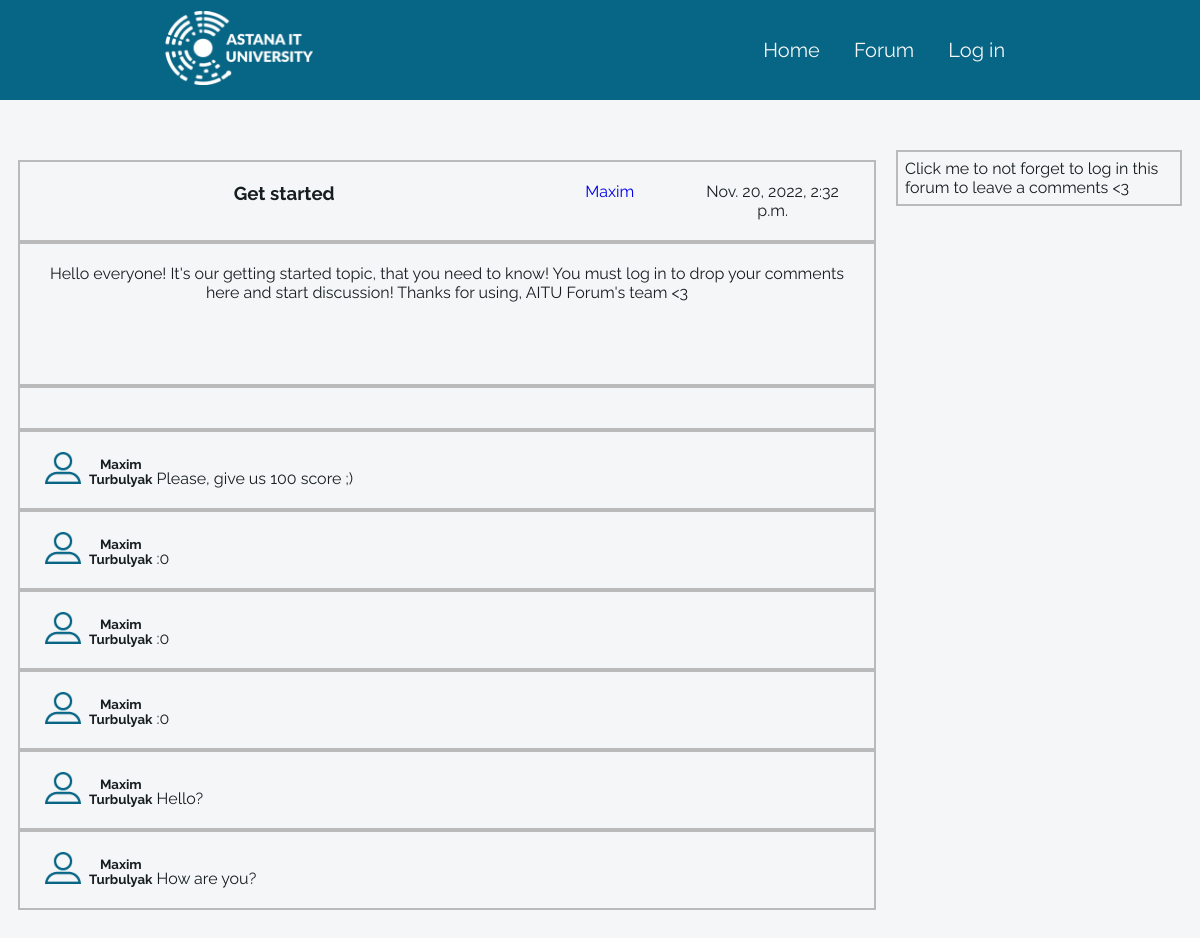
Screenshot of /forum/1 with the database file from the repository.
### forum/models.py (models this page shows, shortened)
class Topic(models.Model):
    main_topic = models.ForeignKey(MainTopic, on_delete=models.CASCADE)
    date = models.DateTimeField(auto_now=True)
    title = models.CharField(max_length=200, null=True)
    text = models.TextField(max_length=2000, default="Topic body")
    author = models.ForeignKey(Profile, on_delete=models.SET_DEFAULT, default="DELETED")
    Closed = models.BooleanField(default=False)
    accepted = models.BooleanField(default=False)

class Comment(models.Model):
    topic = models.ForeignKey(Topic, on_delete=models.CASCADE)
    date = models.DateTimeField(auto_now=True)
    reply = models.ForeignKey("self", on_delete=models.SET_DEFAULT, default=None, blank=True, null=True)
    author = models.ForeignKey(Profile, on_delete=models.SET_DEFAULT, default="DELETED")
    text = models.TextField(max_length=20000)

### profiles/models/profiles.py (models this page shows, shortened)
class Profile(models.Model):
    first_name = models.CharField(max_length=100)
    last_name = models.CharField(max_length=100)
    email = models.CharField(max_length=100)
    login = models.CharField(max_length=100)
    password = models.CharField(max_length=100)

### forum/views.py (the view, shortened to what this page needs)
# urls.py: path('forum/<int:topic_id>', forum_person),
def forum_person(request,  topic_id):
    if request.method == "GET":
        try:
            topic = Topic.objects.get(id__exact=topic_id)
        except:
            raise Http404()
        comments = Comment.objects.filter(topic__exact=topic)
        if len(comments) == 0:
            comments = []
        form = SendComment(label_suffix=None)
        return render(request, 'forum_person.html', {"comments": comments, "topic": topic,
                                                     "login": bool(request.session.get('login', False)),
                                                     "first_name": request.session.get('first_name', ''),
                                                     "last_name": request.session.get('last_name', ''),
                                                     "email": request.session.get('email', ''),
                                                     "form": form})

### forum/templates/forum_person.html (shortened to what this page needs)
{% extends 'forum_base.html' %}
{% load static %}
{% block styles %}
    <link rel="stylesheet" href="{% static 'view.css' %}">
{% endblock %}
{% block content %}
    <main>
    <div class="topics">
            <div>
                <h3>{{ topic.title }}</h3>
            </div>
            <div class="snd">
                <a href="{% url 'profile_index' %}/{{ topic.author.login }}"><p>{{ topic.author.first_name }}</p></a>
            </div>
            <div class="snd">
                <p> {{ topic.date }} </p>
            </div>
        </div>
        <div class="topic">
            <p> {{ topic.text | safe }} </p>
        </div>
        <div class="writecomm">
        </div>
        {% for comment in comments %}
            <div class="viewcomm">
                <div class="writecomm">
                    <div class="infosection1">
                        <div class="icon">
                            <img src="{% static 'icon.png' %}">
                        </div>
                        <div class="name">
                            <h5> {{ comment.author.first_name }} <br> {{ comment.author.last_name }}</h5>
                        </div>
                        <div class="commblock">
                            <p> {{ comment.text }} </p>
                        </div>
                    </div>
                </div>
            </div>
        {% endfor %}
    </main>
        <aside>
        <div class="upsidebar">
        {% if login %}
            <div>
                <div class="pfp">
                    <img src="{% static 'icon.png' %}">
                </div>
                <div class="info">
                    <h4> {{ first_name }} {{ last_name }}</h4>
                    <p> {{ email }} </p>
                </div>
            </div>
        {% else %}
            <a href="{% url 'login_page' %}">
                Click me to not forget to log in this forum to leave a comments <3
            </a>
        {% endif %}
        </div>
    </aside>
{% endblock %}

### forum/templates/forum_base.html (shortened to what this page needs)
{% load static %}
<!DOCTYPE html>
<html lang="eng-rus">
    <head>
        <link rel="stylesheet" href="{% static 'forumbase.css' %}">
        {% block styles %}{% endblock %}
    </head>
    <body style="flex-direction: column">
        <header>
            <div class="leftmenu">
                <img src="{% static 'white.png' %}">
            </div>
            <div class="rightmenu">
                <ul>
                    <li><a href="{% url 'index' %}">Home</a></li>
                    <li><a href="{% url 'forum_index' %}">Forum</a></li>
                    {% if login %}
                        <li><a href="{% url 'profile_index' %}">My profile</a></li>
                        <li><a href="{% url 'logout' %}">Log out</a></li>
                    {% else %}
                        <li><a href="{% url 'login_page' %}">Log in</a></li>
                    {% endif %}
                </ul>
            </div>
        </header>
        <div id="content">
            {% block content %}{% endblock %}
        </div>
    </body>
</html>

### static/forumbase.css (style rules this page uses)
* { margin: 0; padding: 0; }
html { height: 100%; }
body { background-color: #f5f6f7; color: #171E20; font-family: 'Raleway', sans-serif; font-size: 16px; }
header { height: 100px; width: 100%; display: flex; justify-content: center; align-items: center; vertical-align: middle; background-color: #076585; }
#content { width: 97%; display: flex; flex-direction: row; justify-content: space-between; }
.leftmenu { margin-right: 450px; }
.leftmenu img { width: 148.34px; height: 74.63px; }
.rightmenu li { display: inline-block; list-style: none; font-size: 20px; margin-right: 30px; font-weight: 400px; }
.rightmenu a { text-decoration: none; color: #f5f6f7; }
main { margin-top: 250px; text-align: center; display: flex; justify-content: center; align-items: center; vertical-align: middle; flex-direction: column; }

### static/view.css (style rules this page uses)
* { margin: 0; padding: 0; }
html { height: 100%; }
body { background-color: #f5f6f7; font-family: 'Raleway', sans-serif; color: #171E20; display: flex; justify-content: center; align-items: center; vertical-align: middle; }
body a { text-decoration: none; }
main, aside { display: inline-block; height: 100vh; margin-top: 50px; }
main { width: 75%; }
aside { margin-left: 20px; width: 25%; }
.topics { border: #bababa 2px solid; margin-top: 10px; display: grid; grid-template-columns: 3fr 1fr 1fr; padding: 20px; }
.upsidebar { padding: 7px; display: flex; vertical-align: middle; align-items: center; border: solid 2px #bababa; }
.upsidebar a { color: #171E20; }
.topic { padding: 20px; border: 2px #bababa solid; height: 100px; }
.writecomm { padding: 20px; border: 2px solid #bababa; display: flex; vertical-align: middle; align-items: center; }
.icon, .name { display: inline-block; }
.icon img { height: 80%; width: 80%; }
.infosection1, .name, .commblock { display: inline-block; }

### rows the page displays
Topic: title "Get started", author.first_name "Maxim", date "Nov. 20, 2022, 2:32 p.m.", text "Hello everyone! It's our getting started topic, that you need to know! You must log in to drop your comments here and start discussion! Thanks for using, AITU Forum's team <3"
Comment: author.first_name "Maxim", author.last_name "Turbulyak", text "Please, give us 100 score ;)"
Comment: author.first_name "Maxim", author.last_name "Turbulyak", text ":0"
Comment: author.first_name "Maxim", author.last_name "Turbulyak", text ":0"
Comment: author.first_name "Maxim", author.last_name "Turbulyak", text ":0"
Comment: author.first_name "Maxim", author.last_name "Turbulyak", text "Hello?"
Comment: author.first_name "Maxim", author.last_name "Turbulyak", text "How are you?"
